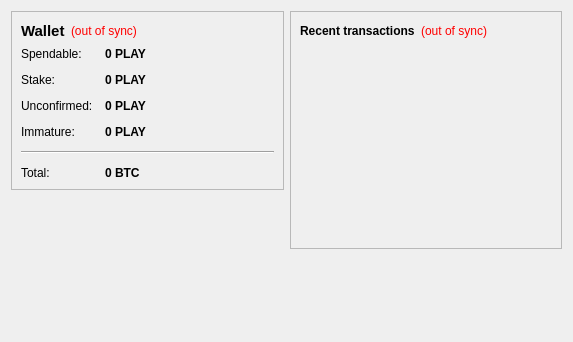
<?xml version="1.0" encoding="UTF-8"?>
<ui version="4.0">
 <class>OverviewPage</class>
 <widget class="QWidget" name="OverviewPage">
  <property name="geometry">
   <rect>
    <x>0</x>
    <y>0</y>
    <width>573</width>
    <height>342</height>
   </rect>
  </property>
  <property name="windowTitle">
   <string>Form</string>
  </property>
  <layout class="QHBoxLayout" name="horizontalLayout" stretch="1,1">
   <item>
    <layout class="QVBoxLayout" name="verticalLayout_2">
     <item>
      <widget class="QFrame" name="frame">
       <property name="frameShape">
        <enum>QFrame::StyledPanel</enum>
       </property>
       <property name="frameShadow">
        <enum>QFrame::Raised</enum>
       </property>
       <layout class="QVBoxLayout" name="verticalLayout_4">
        <item>
         <layout class="QHBoxLayout" name="horizontalLayout_4">
          <item>
           <widget class="QLabel" name="label_5">
            <property name="font">
             <font>
              <pointsize>11</pointsize>
              <weight>75</weight>
              <bold>true</bold>
             </font>
            </property>
            <property name="text">
             <string>Wallet</string>
            </property>
           </widget>
          </item>
          <item>
           <widget class="QLabel" name="labelWalletStatus">
            <property name="toolTip">
             <string>The displayed information may be out of date. Your wallet automatically synchronizes with the TheNextStepCoin network after a connection is established, but this process has not completed yet.</string>
            </property>
            <property name="styleSheet">
             <string notr="true">QLabel { color: red; }</string>
            </property>
            <property name="text">
             <string notr="true">(out of sync)</string>
            </property>
            <property name="alignment">
             <set>Qt::AlignLeading|Qt::AlignLeft|Qt::AlignVCenter</set>
            </property>
           </widget>
          </item>
          <item>
           <spacer name="horizontalSpacer_2">
            <property name="orientation">
             <enum>Qt::Horizontal</enum>
            </property>
            <property name="sizeHint" stdset="0">
             <size>
              <width>40</width>
              <height>20</height>
             </size>
            </property>
           </spacer>
          </item>
         </layout>
        </item>
        <item>
         <layout class="QFormLayout" name="formLayout_2">
          <property name="fieldGrowthPolicy">
           <enum>QFormLayout::AllNonFixedFieldsGrow</enum>
          </property>
          <property name="horizontalSpacing">
           <number>12</number>
          </property>
          <property name="verticalSpacing">
           <number>12</number>
          </property>
          <item row="0" column="0">
           <widget class="QLabel" name="label">
            <property name="text">
             <string>Spendable:</string>
            </property>
           </widget>
          </item>
          <item row="0" column="1">
           <widget class="QLabel" name="labelBalance">
            <property name="font">
             <font>
              <weight>75</weight>
              <bold>true</bold>
             </font>
            </property>
            <property name="cursor">
             <cursorShape>IBeamCursor</cursorShape>
            </property>
            <property name="toolTip">
             <string>Your current spendable balance</string>
            </property>
            <property name="text">
             <string notr="true">0 PLAY</string>
            </property>
            <property name="textInteractionFlags">
             <set>Qt::LinksAccessibleByMouse|Qt::TextSelectableByKeyboard|Qt::TextSelectableByMouse</set>
            </property>
           </widget>
          </item>
          <item row="1" column="0">
           <widget class="QLabel" name="label_6">
            <property name="text">
             <string>Stake:</string>
            </property>
           </widget>
          </item>
          <item row="1" column="1">
           <widget class="QLabel" name="labelStake">
            <property name="font">
             <font>
              <weight>75</weight>
              <bold>true</bold>
             </font>
            </property>
            <property name="cursor">
             <cursorShape>IBeamCursor</cursorShape>
            </property>
            <property name="toolTip">
             <string>Total of coins that was staked, and do not yet count toward the current balance</string>
            </property>
            <property name="text">
             <string notr="true">0 PLAY</string>
            </property>
            <property name="textInteractionFlags">
             <set>Qt::LinksAccessibleByMouse|Qt::TextSelectableByKeyboard|Qt::TextSelectableByMouse</set>
            </property>
           </widget>
          </item>
          <item row="2" column="0">
           <widget class="QLabel" name="label_3">
            <property name="text">
             <string>Unconfirmed:</string>
            </property>
           </widget>
          </item>
          <item row="2" column="1">
           <widget class="QLabel" name="labelUnconfirmed">
            <property name="font">
             <font>
              <weight>75</weight>
              <bold>true</bold>
             </font>
            </property>
            <property name="cursor">
             <cursorShape>IBeamCursor</cursorShape>
            </property>
            <property name="toolTip">
             <string>Total of transactions that have yet to be confirmed, and do not yet count toward the current balance</string>
            </property>
            <property name="text">
             <string notr="true">0 PLAY</string>
            </property>
            <property name="textInteractionFlags">
             <set>Qt::LinksAccessibleByMouse|Qt::TextSelectableByKeyboard|Qt::TextSelectableByMouse</set>
            </property>
           </widget>
          </item>
          <item row="3" column="0">
           <widget class="QLabel" name="labelImmatureText">
            <property name="text">
             <string>Immature:</string>
            </property>
           </widget>
          </item>
          <item row="3" column="1">
           <widget class="QLabel" name="labelImmature">
            <property name="font">
             <font>
              <weight>75</weight>
              <bold>true</bold>
             </font>
            </property>
            <property name="toolTip">
             <string>Mined balance that has not yet matured</string>
            </property>
            <property name="text">
             <string notr="true">0 PLAY</string>
            </property>
            <property name="textInteractionFlags">
             <set>Qt::LinksAccessibleByMouse|Qt::TextSelectableByKeyboard|Qt::TextSelectableByMouse</set>
            </property>
           </widget>
          </item>
          <item row="4" column="0" colspan="2">
           <widget class="Line" name="line">
            <property name="orientation">
             <enum>Qt::Horizontal</enum>
            </property>
           </widget>
          </item>
          <item row="5" column="0">
           <widget class="QLabel" name="labelTotalText">
            <property name="text">
             <string>Total:</string>
            </property>
           </widget>
          </item>
          <item row="5" column="1">
           <widget class="QLabel" name="labelTotal">
            <property name="font">
             <font>
              <weight>75</weight>
              <bold>true</bold>
             </font>
            </property>
            <property name="cursor">
             <cursorShape>IBeamCursor</cursorShape>
            </property>
            <property name="toolTip">
             <string>Your current total balance</string>
            </property>
            <property name="text">
             <string notr="true">0 BTC</string>
            </property>
            <property name="textInteractionFlags">
             <set>Qt::LinksAccessibleByMouse|Qt::TextSelectableByKeyboard|Qt::TextSelectableByMouse</set>
            </property>
           </widget>
          </item>
         </layout>
        </item>
       </layout>
      </widget>
     </item>
     <item>
      <spacer name="verticalSpacer">
       <property name="orientation">
        <enum>Qt::Vertical</enum>
       </property>
       <property name="sizeHint" stdset="0">
        <size>
         <width>20</width>
         <height>40</height>
        </size>
       </property>
      </spacer>
     </item>
    </layout>
   </item>
   <item>
    <layout class="QVBoxLayout" name="verticalLayout_3">
     <item>
      <widget class="QFrame" name="frame_2">
       <property name="frameShape">
        <enum>QFrame::StyledPanel</enum>
       </property>
       <property name="frameShadow">
        <enum>QFrame::Raised</enum>
       </property>
       <layout class="QVBoxLayout" name="verticalLayout">
        <item>
         <layout class="QHBoxLayout" name="horizontalLayout_2">
          <item>
           <widget class="QLabel" name="label_4">
            <property name="text">
             <string>&lt;b&gt;Recent transactions&lt;/b&gt;</string>
            </property>
           </widget>
          </item>
          <item>
           <widget class="QLabel" name="labelTransactionsStatus">
            <property name="toolTip">
             <string>The displayed information may be out of date. Your wallet automatically synchronizes with the TheNextStepCoin network after a connection is established, but this process has not completed yet.</string>
            </property>
            <property name="styleSheet">
             <string notr="true">QLabel { color: red; }</string>
            </property>
            <property name="text">
             <string notr="true">(out of sync)</string>
            </property>
            <property name="alignment">
             <set>Qt::AlignRight|Qt::AlignTrailing|Qt::AlignVCenter</set>
            </property>
           </widget>
          </item>
          <item>
           <spacer name="horizontalSpacer">
            <property name="orientation">
             <enum>Qt::Horizontal</enum>
            </property>
            <property name="sizeHint" stdset="0">
             <size>
              <width>40</width>
              <height>20</height>
             </size>
            </property>
           </spacer>
          </item>
         </layout>
        </item>
        <item>
         <widget class="QListView" name="listTransactions">
          <property name="styleSheet">
           <string notr="true">QListView { background: transparent; }</string>
          </property>
          <property name="frameShape">
           <enum>QFrame::NoFrame</enum>
          </property>
          <property name="verticalScrollBarPolicy">
           <enum>Qt::ScrollBarAlwaysOff</enum>
          </property>
          <property name="horizontalScrollBarPolicy">
           <enum>Qt::ScrollBarAlwaysOff</enum>
          </property>
          <property name="selectionMode">
           <enum>QAbstractItemView::NoSelection</enum>
          </property>
         </widget>
        </item>
       </layout>
      </widget>
     </item>
     <item>
      <spacer name="verticalSpacer_2">
       <property name="orientation">
        <enum>Qt::Vertical</enum>
       </property>
       <property name="sizeHint" stdset="0">
        <size>
         <width>20</width>
         <height>40</height>
        </size>
       </property>
      </spacer>
     </item>
    </layout>
   </item>
  </layout>
 </widget>
 <resources/>
 <connections/>
</ui>
